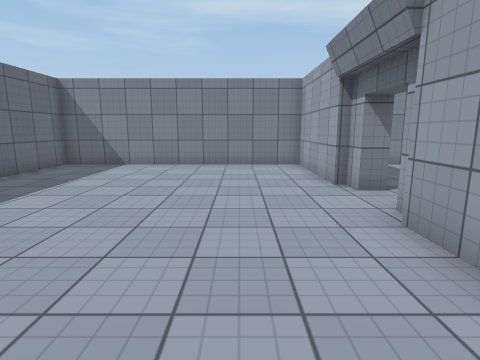
view 1 (above)

12 first-person views from a walk through a 3-D level made in the Unity game engine. The camera is 1.4 m above the floor, tilts 10° down and sees 80° across. The floor is counted in squares, 1 m on a side. Each view is taken from the middle of a square. On the plan, view 1 faces up. The plan holds only what a view shows up to about 14 squares ahead; the rest is blank. Door leaves are left out, so doorways stand open. Surface patterns are stand-ins for the level's own textures.

view 2
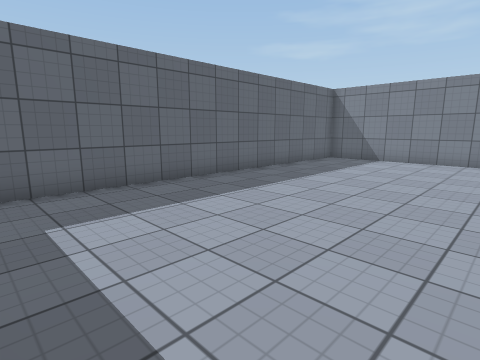

view 3
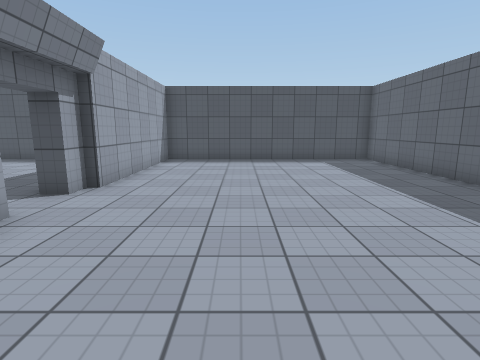

view 4
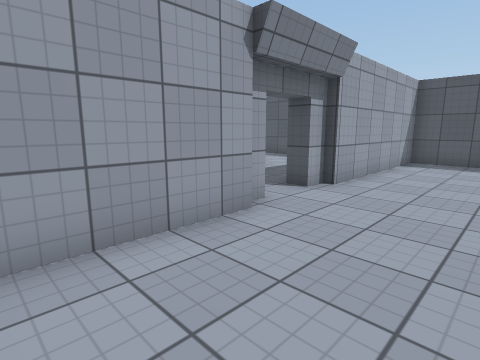

view 5
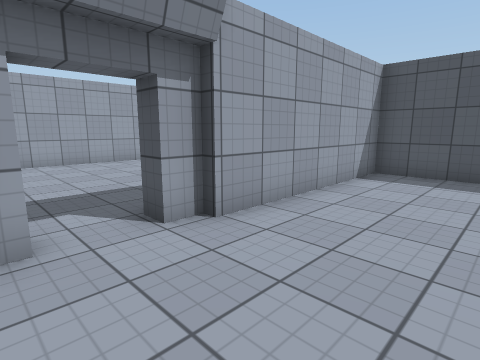

view 6
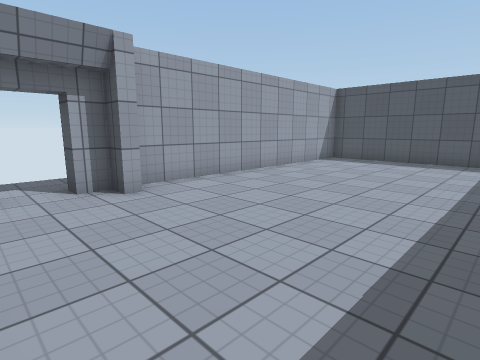

view 7
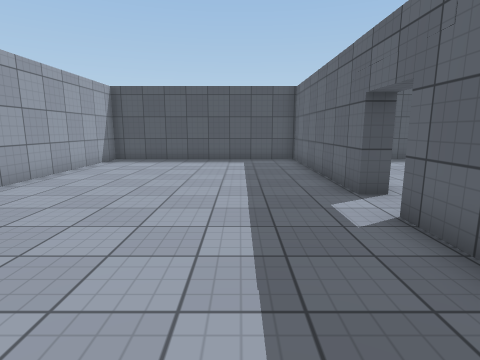

view 8
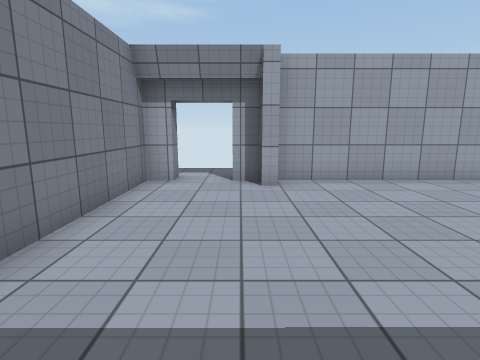

view 9
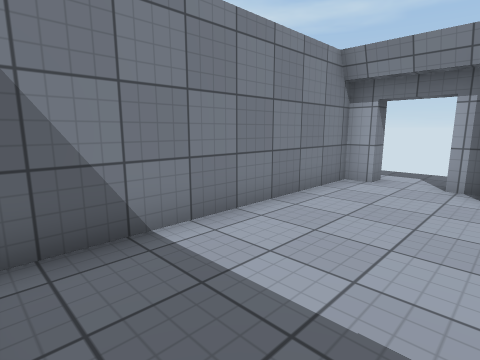

view 10
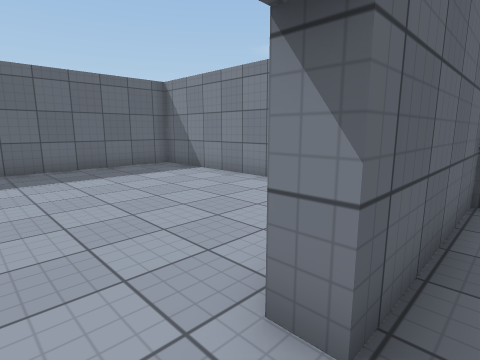

view 11
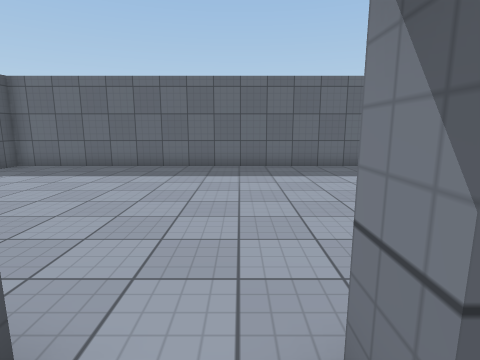

view 12
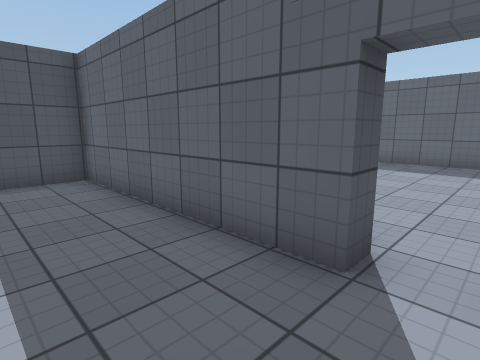

### Floor plan
Ten units are one square. View 1 is at (0, 0); x grows to the right and y downward. Boxes are objects, and circles mark ways between rooms. Rooms are numbered by the first view taken in them; rooms with no view inside come last. Other rooms are left out.
<svg viewBox="-76 -121 201 152">
<path fill="none" stroke="#000" d="M27 -40 27 -49M27 -65 27 -73 24 -73 24 -116 -71 -116 -71 26 24 26 24 -41M34 -49 34 26 119 26 119 -80M111 -80 111 -84 119 -84 119 -92M119 -108 119 -116 34 -116 34 -65"/>
<circle cx="30" cy="-55" r="3" fill="#2a7"/>
<text x="-20" y="-50">1</text>
<text x="70" y="-50">2</text>
</svg>
Room 1 opens to room 2.

Where each view was taken, in squares from view 1:
view 1: 0 up, 0 right, facing up
view 2: 2 down, 0 right, facing up-left
view 3: 11 up, 1 left, facing down
view 4: 11 up, 1 left, facing down-right
view 5: 7 up, 1 left, facing down-right
view 6: 11 up, 5 right, facing down-right
view 7: 11 up, 6 right, facing down
view 8: 9 up, 4 right, facing right
view 9: 8 up, 4 right, facing up-right
view 10: 5 up, 4 right, facing up-left
view 11: 6 up, 4 right, facing left
view 12: 6 up, 6 right, facing down-left
